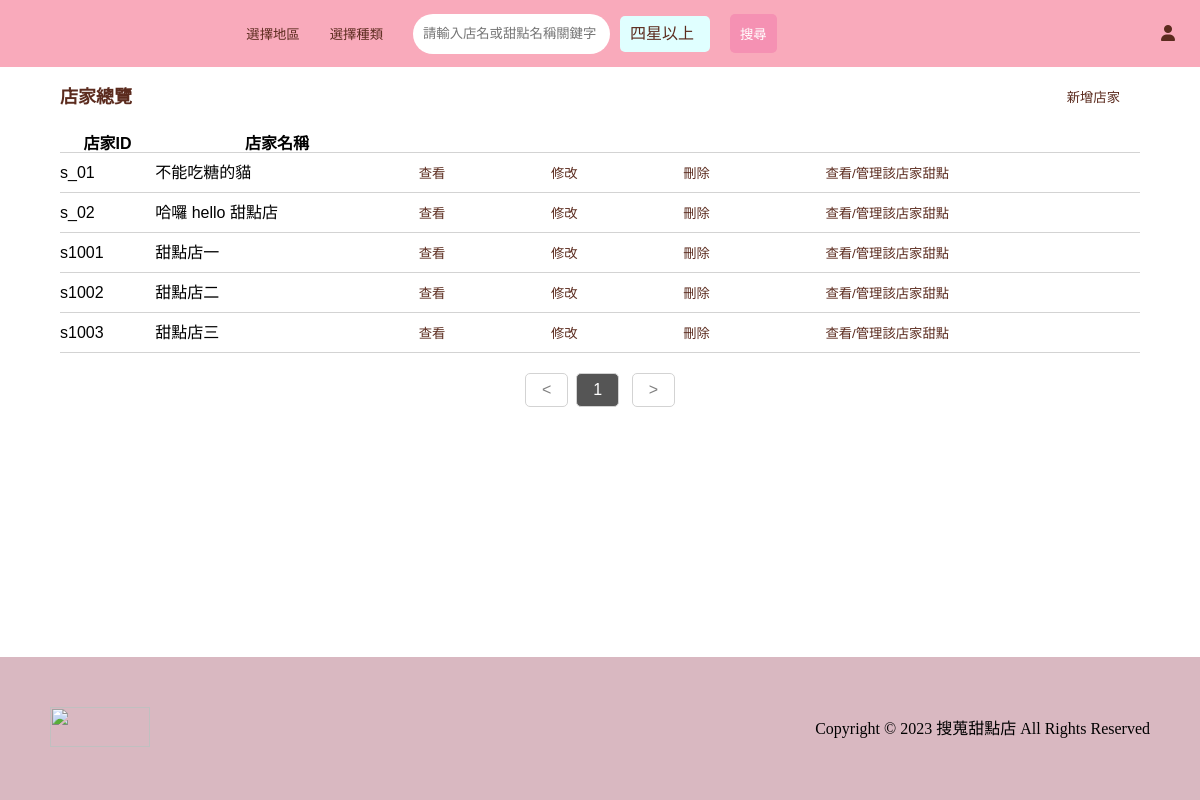
The app's page /manager_index.php, older data.
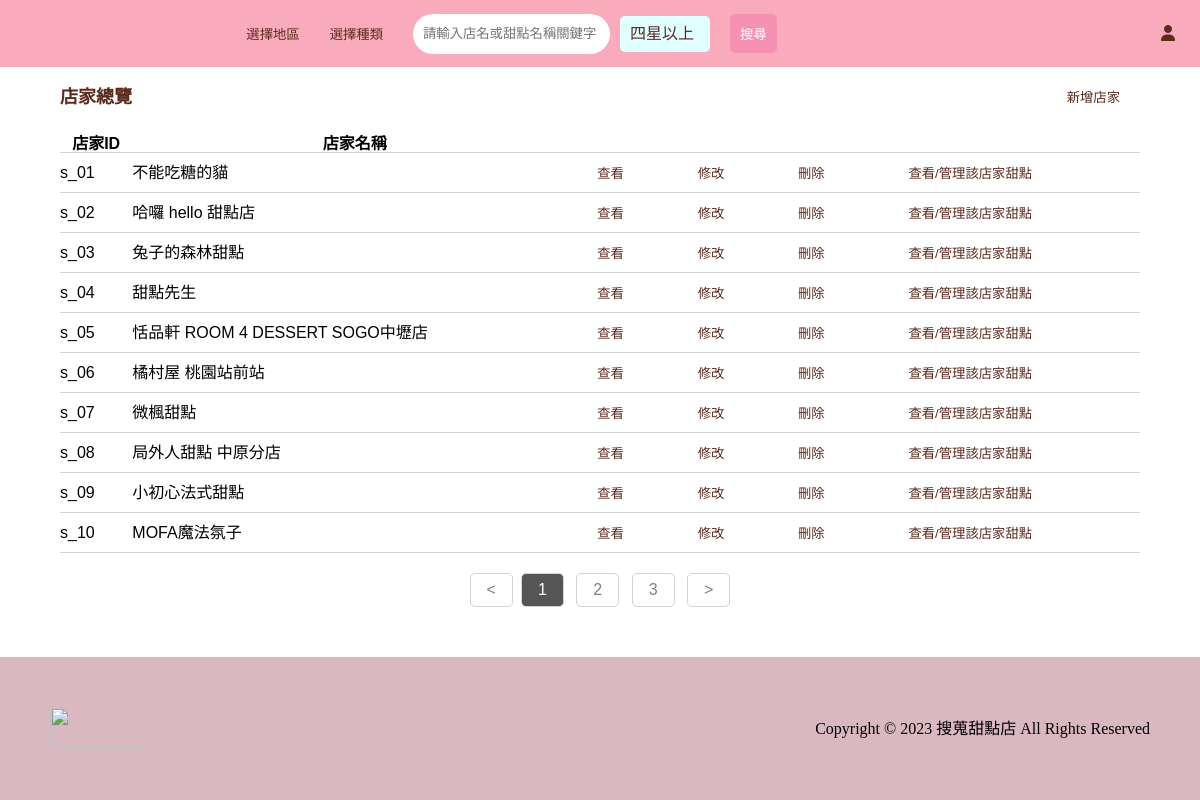
The same page, newer data.
### tables this page shows
CREATE TABLE `shop` (
  `shop_ID` varchar(15) NOT NULL,
  `shop_Name` varchar(100) NOT NULL,
  `shop_Phone` varchar(10) DEFAULT NULL,
  `shop_Website` varchar(200) DEFAULT NULL,
  `shop_IG` varchar(200) DEFAULT NULL,
  `shop_FB` varchar(200) DEFAULT NULL,
  `shop_Email` varchar(50) DEFAULT NULL,
  `shop_Address` varchar(250) NOT NULL,
  `shop_ForHere` tinyint(1) DEFAULT NULL COMMENT '1:內用 0:外帶',
  `shop_Photo` varchar(500) DEFAULT NULL
);

### manager_index.php (the view, shortened to what this page needs)
<?php
require_once 'db.php';
?>
<!DOCTYPE html>
<html lang="en">
<head>
    <link rel="stylesheet" href="https://cdnjs.cloudflare.com/ajax/libs/font-awesome/6.4.2/css/all.min.css">
    <link rel="stylesheet" href="https://cdn.jsdelivr.net/npm/swiper@11/swiper-bundle.min.css" />
    <link rel="stylesheet" href="./css/all.css">
</head>
<body>
    <div class="wrap">
        <div class="navbar-index">
                <?php
                if (isset($_SESSION['nowUser']) && $_SESSION['nowUser']['user_Role'] == "manager") {
                    echo "<h1 class='logo'><a href='manager_index.php'>搜蒐甜點店</a></h1>";
                } else {
                    echo "<h1 class='logo'><a href='index.php'>搜蒐甜點店</a></h1>";
                }
                ?>
                <form action="./shop/select.php" method="GET" class="search-section">
                    <input type="button" name="zone-choice" id="index-zone-choice" value="選擇地區">
                    <input type="button" name="style-choice" id="index-style-choice" value="選擇種類">
                    <input type="text" placeholder="請輸入店名或甜點名稱關鍵字" name="keyword" class="search-bar">
                    <div class="search-choice">
                        <label for='four-star-input' id='four-star-label'>四星以上</label>
                        <input type="submit" value="搜尋" class="search-button">
                    </div>
                </form>
                <ul class="nav">
                    <?php
                    if (isset($_SESSION['nowUser'])) {
                        if ($_SESSION['nowUser']['user_Role'] == "manager") {
                            echo '<li class="nav-content"><a href="manager_index.php">管理店家</a></li>';
                        }
                        echo '<li class="nav-content-index"><a href="./favorite/favorite.php?userid=' . $_SESSION['nowUser']['user_ID'] . '">收藏</a></li>';
                        echo '<li class="nav-content-index"><a href="./gallery/gallery.php?userid=' . $_SESSION['nowUser']['user_ID'] . '">圖鑑</a></li>';
                        echo '<li class="nav-content-index"><a href="./user/user_info.php?userid=' . $_SESSION['nowUser']['user_ID'] . '"><i class="fa-solid fa-user"></i></a></li>';
                    } else {
                        echo '<li class="nav-content-index"><a href="./user/signup.php"><i class="fa-solid fa-user"></i></a></li>';
                    }
                    ?>
                </ul>
            </div>
        <div class="manager-main">
            <?php
            echo "<p>店家總覽 <a href='./shop/create_shop.php'><button>新增店家</button></a></p>";
            $sql = "SELECT shop_ID, shop_Name FROM shop";
            $result = $conn->query($sql);
            if ($result->num_rows > 0) {
                $data_nums = mysqli_num_rows($result);
                $per = 10;
                $pages = ceil($data_nums/$per);
                if (!isset($_GET["page"])){
                    $page=1;
                } else {
                    $page = intval($_GET["page"]);
                }
                $start = ($page-1)*$per;
                $result = $conn->query($sql.' LIMIT '.$start.', '.$per) or die("Error: " . $conn->error);
                echo "<table><tr><th>店家ID</th><th>店家名稱</th><th> </th></tr>";
                while ($row = $result->fetch_assoc()) {
                    echo "<tr>";
                    echo "<td>" . $row["shop_ID"] . "</td>";
                    echo "<td>" . $row["shop_Name"] . "</td>";
                    echo "<td><a href='./shop/shop_info.php?shop_id=" . $row["shop_ID"] . "'><button>查看</button></a></td>";
                    echo "<td><a href='./shop/manager_shop_adjust.php?shop_id=" . $row["shop_ID"] . "'><button>修改</button></a></td>";
                    $delete_ID = $row["shop_ID"];
                    echo "<td><button type='submit' onclick=\"deletionShop('$delete_ID')\">刪除</button></td>";
                    echo "<td><a href='./dessert/manager_dessert_index.php?shop_id=" . $row["shop_ID"] . "'><button class='search-button' >查看/管理該店家甜點</button></a></td>";
                    echo "</tr>";
                }
                echo "</table>";
            } else {
                echo "0 筆結果";
            }
            echo '<div class="pagination">';
            echo "<a href='?page=1'><</a>";
            for ($i = 1; $i <= $pages; $i++) {
                if ($page - 3 < $i && $i < $page + 3) {
                    if ($i == $page) {
                        echo "<a class='active' href='?page=".$i."'>".$i."</a> ";
                    } else {
                        echo "<a href='?page=".$i."'>".$i."</a> ";
                    }
                }
            }
            echo "<a href='?page=".$pages."'>></a><br /><br />";
            echo '</div>';
            ?>
        </div>
    </div>
    <div class="footer">
        <div class="left-footer"><img src='./image/logo-4.png'></div>
        <div class="right-footer">
            <p>Copyright © 2023 搜蒐甜點店 All Rights Reserved</p>
        </div>
    </div>
</body>
</html>

Row changes from the older to the newer data that the page shows:
removed shop: shop_ID "s1001", shop_Name "甜點店一"
removed shop: shop_ID "s1002", shop_Name "甜點店二"
removed shop: shop_ID "s1003", shop_Name "甜點店三"
added shop: shop_ID "s_03", shop_Name "兔子的森林甜點"
added shop: shop_ID "s_04", shop_Name "甜點先生"
added shop: shop_ID "s_05", shop_Name "恬品軒 ROOM 4 DESSERT SOGO中壢店"
added shop: shop_ID "s_06", shop_Name "橘村屋 桃園站前站"
added shop: shop_ID "s_07", shop_Name "微楓甜點"
added shop: shop_ID "s_08", shop_Name "局外人甜點 中原分店"
added shop: shop_ID "s_09", shop_Name "小初心法式甜點"
added shop: shop_ID "s_10", shop_Name "MOFA魔法氛子"
Text that changed along with them:
new list line: "2"
new list line: "3"
